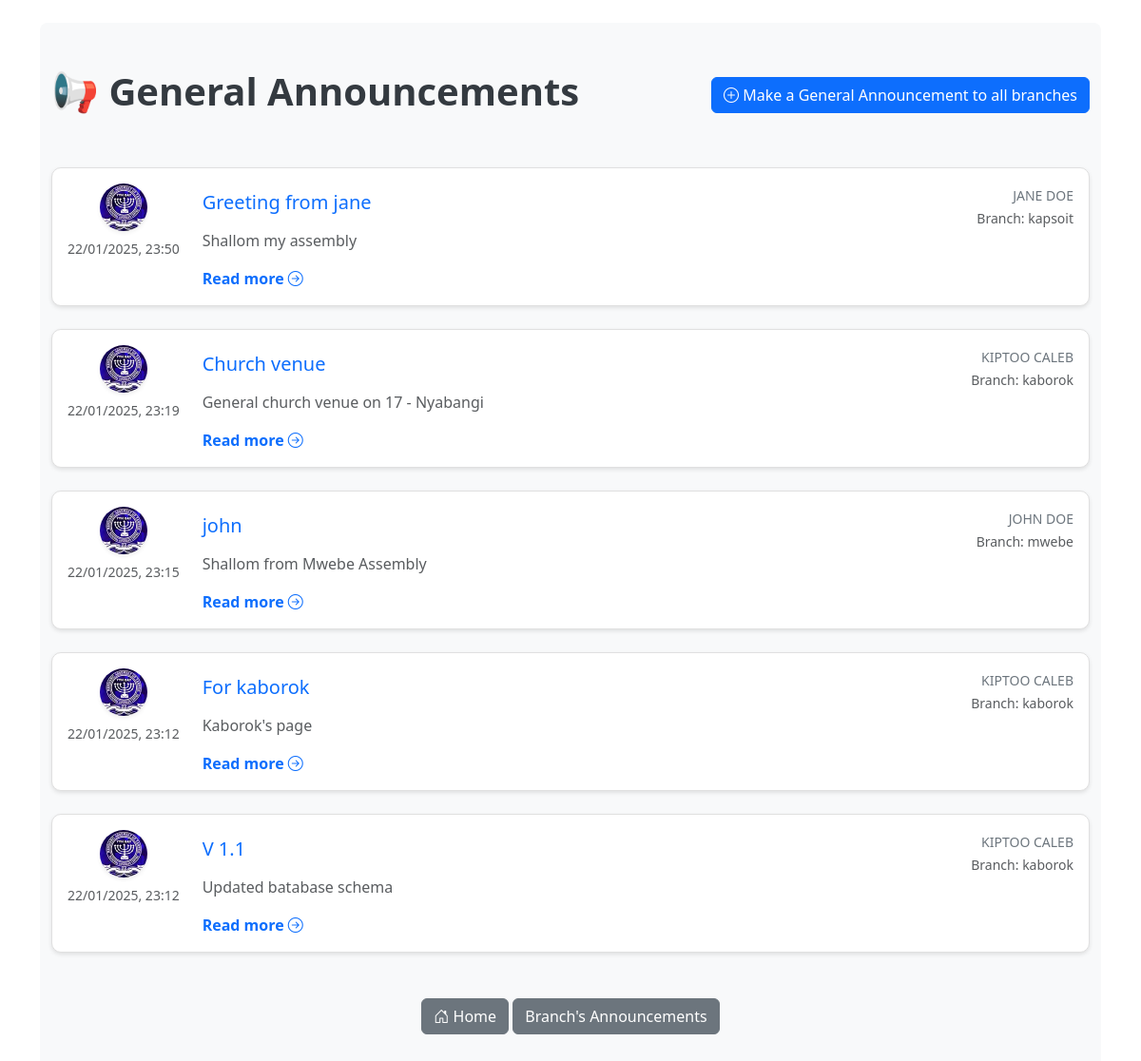
Page /general_announcements (signed in) on the earlier database version.
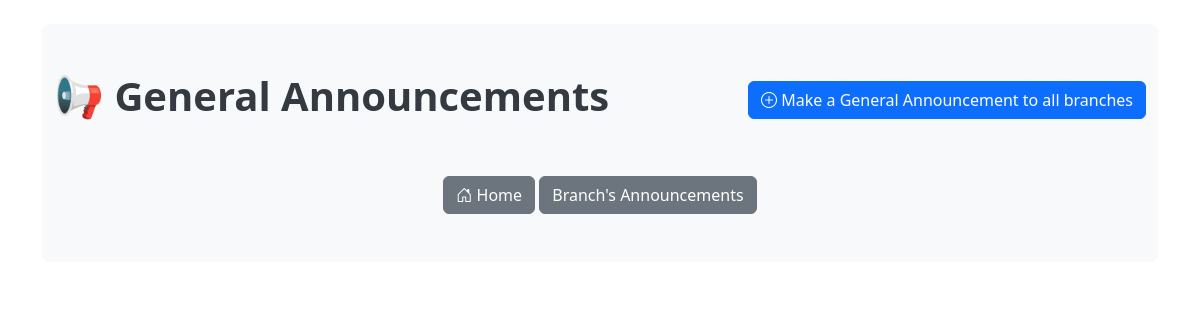
Same page on the later database version.
### application/models.py (models this page shows, shortened)
class Announcement(db.Model):
    id = db.Column(db.Integer, primary_key=True)
    title = db.Column(db.String(100), nullable=False)
    content = db.Column(db.Text, nullable=False)
    branch = db.Column(db.String(50), nullable=False)
    date_posted = db.Column(db.DateTime, nullable=False, default=datetime.utcnow)
    user_id = db.Column(db.Integer, db.ForeignKey('user.id'), nullable=False)

class User(db.Model, UserMixin):
    id = db.Column(db.Integer, primary_key=1)
    firstname = db.Column(db.String(20), nullable=False)
    lastname = db.Column(db.String(20),  nullable=False)
    email = db.Column(db.String(120), unique=1, nullable=0)
    username = db.Column(db.String(20), unique=True, nullable=False)
    role = db.Column(db.String(20), nullable=False, default='member')
    branch = db.Column(db.String(20), nullable=False)
    date_of_birth = db.Column(db.Date, nullable=False)
    image_file = db.Column(db.String(20), nullable=False, default='default.jpg')
    password = db.Column(db.String(60), nullable=False)
    posts = db.relationship('Announcement', backref='author', lazy=True)

### application/announcements/routes.py (the view)
@announcements_bp.route('/general_announcements')
def general_announcements():
    if not current_user.is_authenticated:
        abort(403)
    page = request.args.get('page', 1, type=int)  # Get page number from the query params (default is 1)
    announcements = Announcement.query.order_by(Announcement.date_posted.desc()).paginate(page=page, per_page=10)
    return render_template('general_announcements.html', title='General Announcements', announcements=announcements)

### application/models.py (called while the page is built)
@login_manager.user_loader
def load_user(user_id):
    return User.query.get(int(user_id))

### application/templates/general_announcements.html (shortened to what this page needs)
{% extends "layout.html" %}
{% block content %}
<div class="container py-5" style="background-color: #f8f9fa; border-radius: 8px; color: #333;">
  <div class="d-flex justify-content-between align-items-center mb-5">
    <h1 class="display-6 fw-bold" style="color: #343a40;">📢 General Announcements</h1>
    <div class="d-flex flex-column gap-2">
      <a href="{{ url_for('announcements.create_announcement') }}" class="btn btn-primary">
        <i class="bi bi-plus-circle"></i> Make a General Announcement to all branches
      </a>
    </div>
  </div>
  {% if announcements %}
    {% for announcement in announcements %}
      <div class="card mb-4" style="background-color: #ffffff; border: 1px solid #e0e0e0; border-radius: 10px; box-shadow: 0px 2px 4px rgba(0, 0, 0, 0.1);">
        <div class="card-body d-flex align-items-start">
          <div class="d-flex flex-column align-items-center me-4">
            <img src="{{ url_for('static', filename='profile_pics/' + announcement.author.image_file) }}" alt="Author" class="rounded-circle shadow-sm" style="width: 50px; height: 50px; object-fit: cover;">
            <small class="mt-2 text-muted">{{ announcement.date_posted.strftime('%d/%m/%Y, %H:%M') }}</small>
          </div>
          <div class="flex-grow-1">
            <div class="d-flex justify-content-between align-items-center">
              <h5 class="mb-2">
                <a href="{{ url_for('announcements.show_announcement', announcement_id=announcement.id) }}" class="text-decoration-none text-primary">
                  {{ announcement.title }}
                </a>
              </h5>
              <div class="text-end">
                <small class="text-secondary">{{ announcement.author.firstname }} {{ announcement.author.lastname }}</small>
                <br>
                <small class="text-muted">Branch: {{ announcement.author.branch }}</small>
              </div>
            </div>
            <p class="text-muted">{{ announcement.content[:200] }}{% if announcement.content|length > 200 %}...{% endif %}</p>
            <a href="{{ url_for('announcements.show_announcement', announcement_id=announcement.id) }}" class="text-decoration-none text-primary">
              <strong>Read more</strong> <i class="bi bi-arrow-right-circle"></i>
            </a>
          </div>
        </div>
      </div>
    {% endfor %}
  {% else %}
    <div class="alert alert-info text-center" role="alert" style="border-radius: 10px;">
      <i class="bi bi-exclamation-circle"></i> No announcements available at the moment.
    </div>
  {% endif %}
  <footer class="text-center mt-5">
    <a href="{{ url_for('main.home') }}" class="btn btn-secondary">
      <i class="bi bi-house-door"></i> Home
    </a>
    <a href="{{ url_for('announcements.announcements') }}" class="btn btn-secondary">
       Branch's Announcements
    </a>
  </footer>
</div>
{% endblock content %}

### application/templates/layout.html (shortened to what this page needs)
<!DOCTYPE html>
<html lang="en">
<head>
  <link href="https://cdn.jsdelivr.net/npm/bootstrap@5.3.0/dist/css/bootstrap.min.css" rel="stylesheet">
  <link rel="stylesheet" href="https://cdn.jsdelivr.net/npm/bootstrap@5.3.0/dist/css/bootstrap.min.css">
  <link href="https://cdn.jsdelivr.net/npm/bootstrap@5.3.0/dist/css/bootstrap.min.css" rel="stylesheet">
  <link href="https://cdn.jsdelivr.net/npm/bootstrap-icons/font/bootstrap-icons.css" rel="stylesheet">
</head>
<body>
  <div class="container py-4">
    {% block content %}
    {% endblock content %}
  </div>
</body>
</html>

Differences in the rows shown:
removed Announcement: image_file (placeholder picture), date_posted "22/01/2025, 23:50", title "Greeting from jane", author.firstname "JANE", author.lastname "DOE", author.branch "kapsoit", content "Shallom my assembly"
removed Announcement: image_file (placeholder picture), date_posted "22/01/2025, 23:19", title "Church venue", author.firstname "KIPTOO", author.lastname "CALEB", author.branch "kaborok", content "General church venue on 17 - Nyabangi"
removed Announcement: image_file (placeholder picture), date_posted "22/01/2025, 23:15", title "john", author.firstname "JOHN", author.lastname "DOE", author.branch "mwebe", content "Shallom from Mwebe Assembly"
removed Announcement: image_file (placeholder picture), date_posted "22/01/2025, 23:12", title "For kaborok", author.firstname "KIPTOO", author.lastname "CALEB", author.branch "kaborok", content "Kaborok's page"
removed Announcement: image_file (placeholder picture), date_posted "22/01/2025, 23:12", title "V 1.1", author.firstname "KIPTOO", author.lastname "CALEB", author.branch "kaborok", content "Updated batabase schema"
